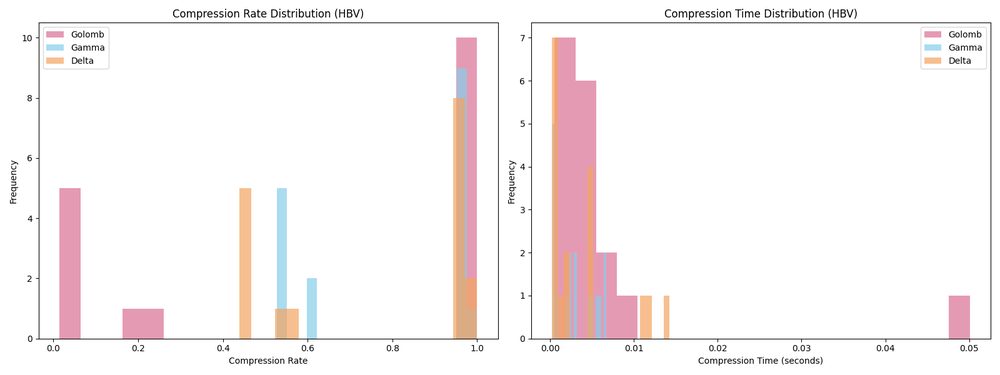
#> input picture HBV_compression_comparison.png, 1000 x 375 px, shrunk from 1600 x 600 before the run
$ python combined_image_with_opacity.py --input_folder . --output_path out.png
#> lines starting #> are read from the running program, lines starting #| are printed output that depends on the picture
#> in generate_combined_image_with_opacity, img is the input picture: PIL image 1000x375 RGBA; mean R, G, B, A 248.8, 243.7, 244, 255
# import numpy as np
# from PIL import Image
# import os
# import argparse

# # def calculate_opacity(images):
# #     """
# #     Calculates per-pixel opacity based on similarity across images.

# #     Args:
# #     - images (list of np.ndarray): List of image arrays.

# #     Returns:
# #     - opacity_map (np.ndarray): An array of opacity values (0-1) for each pixel.
# #     """
# #     num_images = len(images)
# #     stacked_images = np.stack(images, axis=-1)  # Shape: (H, W, C, num_images)

# #     # Calculate mean and variance of RGB values across images
# #     mean_image = np.mean(stacked_images, axis=-1)
# #     variance_image = np.var(stacked_images, axis=-1)

# #     # Normalize variance to 0-1 for opacity
# #     max_variance = np.max(variance_image)
# #     opacity_map = 1 - (variance_image / max_variance)  # Higher similarity = Higher opacity

# #     print("Here 1")

# #     return opacity_map


# # def generate_combined_image_with_opacity(input_folder, output_path):
# #     """
# #     Combines images with opacity determined by similarity.

# #     Args:
# #     - input_folder (str): Path to the folder containing images.
# #     - output_path (str): Path to save the final combined image.
# #     """
# #     # Load images as arrays
# #     image_files = [f for f in os.listdir(input_folder) if f.endswith(".png")]
# #     images = [np.array(Image.open(os.path.join(input_folder, f))) for f in image_files]

# #     # Calculate per-pixel opacity
# #     opacity_map = calculate_opacity(images)
# #     print("Here 2")

# #     # Combine images with opacity
# #     combined_image = np.zeros_like(images[0], dtype=np.float32)
# #     for img in images:
# #         combined_image += img * opacity_map[..., None]  # Apply opacity to each image

# #     # Normalize the combined image to 0-255
# #     combined_image = (combined_image / len(images)).clip(0, 255).astype(np.uint8)
# #     print("Here 3")

# #     # Save the combined image
# #     img = Image.fromarray(combined_image, "RGB")
# #     img.save(output_path)
# #     print(f"Saved combined image with opacity to {output_path}")


# # def main():
# #     # Parse command-line arguments
# #     parser = argparse.ArgumentParser(
# #         description="Combine images with opacity determined by pixel similarity."
# #     )
# #     parser.add_argument(
# #         "--input_folder", required=True, help="Path to the folder containing input images."
# #     )
# #     parser.add_argument(
# #         "--output_path", required=True, help="Path to save the output combined image."
# #     )

# #     args = parser.parse_args()

# #     # Run the main function
# #     generate_combined_image_with_opacity(args.input_folder, args.output_path)


# # if __name__ == "__main__":
# #     main()

# import numpy as np
# from PIL import Image, UnidentifiedImageError
# import os
# import argparse


# def calculate_opacity(images):
#     """
#     Calculates per-pixel opacity based on similarity across images.

#     Args:
#     - images (list of np.ndarray): List of image arrays.

#     Returns:
#     - opacity_map (np.ndarray): An array of opacity values (0-1) for each pixel.
#     """
#     num_images = len(images)
#     stacked_images = np.stack(images, axis=-1)  # Shape: (H, W, C, num_images)

#     # Calculate mean and variance of RGB values across images
#     mean_image = np.mean(stacked_images, axis=-1)
#     variance_image = np.var(stacked_images, axis=-1)

#     # Normalize variance to 0-1 for opacity
#     max_variance = np.max(variance_image)
#     opacity_map = 1 - (variance_image / max_variance)  # Higher similarity = Higher opacity

#     print("Calculated opacity map.")
#     return opacity_map


# def generate_combined_image_with_opacity(input_folder, output_path):
#     """
#     Combines images with opacity determined by similarity.

#     Args:
#     - input_folder (str): Path to the folder containing images.
#     - output_path (str): Path to save the final combined image.
#     """
#     # Load images as arrays with error handling
#     image_files = [f for f in os.listdir(input_folder) if f.endswith(".png")]
#     images = []
#     for f in image_files:
#         image_path = os.path.join(input_folder, f)
#         try:
#             img = Image.open(image_path)
#             images.append(np.array(img))
#         except UnidentifiedImageError:
#             print(f"Error: Cannot identify image file '{image_path}'. Skipping.")
#         except Exception as e:
#             print(f"Error: Failed to process '{image_path}'. Reason: {e}")

#     if not images:
#         print("No valid images found in the input folder.")
#         return

#     # Calculate per-pixel opacity
#     opacity_map = calculate_opacity(images)
#     print("Generated opacity map.")

#     # Combine images with opacity
#     combined_image = np.zeros_like(images[0], dtype=np.float32)
#     for img in images:
#         combined_image += img * opacity_map[..., None]  # Apply opacity to each image

#     # Normalize the combined image to 0-255
#     combined_image = (combined_image / len(images)).clip(0, 255).astype(np.uint8)
#     print("Combined image created.")

#     # Save the combined image
#     img = Image.fromarray(combined_image, "RGB")
#     img.save(output_path)
#     print(f"Saved combined image with opacity to {output_path}")


# def main():
#     # Parse command-line arguments
#     parser = argparse.ArgumentParser(
#         description="Combine images with opacity determined by pixel similarity."
#     )
#     parser.add_argument(
#         "--input_folder", required=True, help="Path to the folder containing input images."
#     )
#     parser.add_argument(
#         "--output_path", required=True, help="Path to save the output combined image."
#     )

#     args = parser.parse_args()

#     # Run the main function
#     generate_combined_image_with_opacity(args.input_folder, args.output_path)


# if __name__ == "__main__":
#     main()

import os
import numpy as np
from PIL import Image, UnidentifiedImageError
import argparse


def calculate_opacity(images):
    """
    Calculates per-pixel opacity based on similarity across images.

    Args:
    - images (list of np.ndarray): List of image arrays (all of the same size).

    Returns:
    - opacity_map (np.ndarray): A 2D array of opacity values (0-1) for each pixel.
    """
    # Stack images along a new dimension (shape: H x W x C x num_images)
    stacked_images = np.stack(images, axis=-1)

    # Calculate variance of RGB values across images for each pixel
    variance_image = np.var(stacked_images, axis=-1)  # Variance along the last dimension

    # Normalize variance to 0-1 (low variance -> high opacity)
    max_variance = np.max(variance_image)
#> max_variance = 16256.2
    if max_variance > 0:
        opacity_map = 1 - (variance_image / max_variance)  # Higher similarity -> Higher opacity
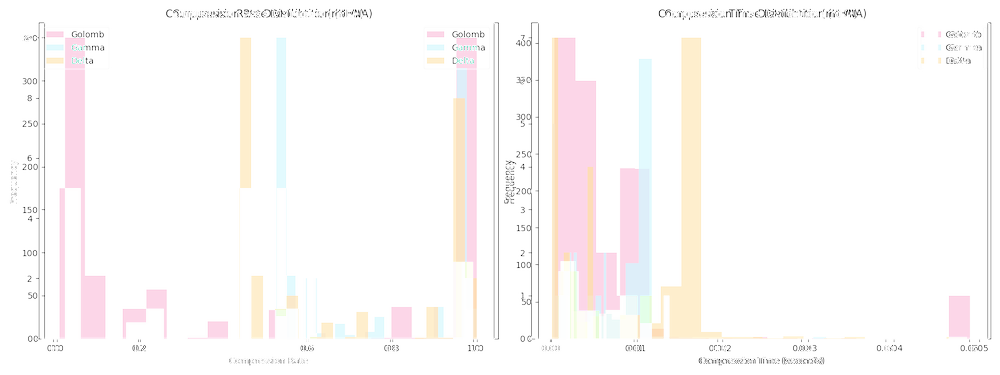
#> opacity_map: shape (375, 1000, 4) float32; mean of channels 0, 1, 2, 3 0.99, 0.98, 0.978, 1; drawn as R, G, B
    else:
        opacity_map = np.ones_like(variance_image)  # All images are identical, full opacity

    return opacity_map


def generate_combined_image_with_opacity(input_folder, output_path):
    """
    Combines images with opacity determined by similarity.

    Args:
    - input_folder (str): Path to the folder containing images.
    - output_path (str): Path to save the final combined image.
    """
    # Load images as arrays with error handling
    image_files = [f for f in os.listdir(input_folder) if f.endswith(".png")]
    images = []
    for f in image_files:
        image_path = os.path.join(input_folder, f)
        try:
            img = Image.open(image_path)
            images.append(np.array(img, dtype=np.float32))  # Convert to float32 for scaling
        except UnidentifiedImageError:
            print(f"Error: Cannot identify image file '{image_path}'. Skipping.")
        except Exception as e:
            print(f"Error: Failed to process '{image_path}'. Reason: {e}")

    if not images:
        print("No valid images found in the input folder.")
        return

    # Calculate per-pixel opacity
    opacity_map = calculate_opacity(images)  # Shape: (H, W)
    print("Generated opacity map.")

    # Add a channel dimension to opacity_map to match the image shape
    opacity_map = opacity_map[..., None]  # Shape: (H, W, 1)

    # Combine images with opacity
    combined_image = np.zeros_like(images[0], dtype=np.float32)
    for img in images:
        # Preserve the color values while scaling by opacity
        combined_image += img * opacity_map  # Each image contributes proportionally to opacity
#> this loop made 1 pass
#> combined_image: shape (375, 1000, 4) float32; every value is 0

    # Normalize the combined image to 0-255
    combined_image = combined_image.clip(0, 255).astype(np.uint8)
    print("Combined image created.")

    # Save the combined image
    img = Image.fromarray(combined_image, "RGB")
    img.save(output_path)
    print(f"Saved combined image with opacity to {output_path}")


if __name__ == "__main__":
    # Command-line argument parsing
    parser = argparse.ArgumentParser(
        description="Combine images into one image with opacity based on similarity."
    )
    parser.add_argument(
        "--input_folder", required=True, help="Folder containing images to combine."
    )
    parser.add_argument(
        "--output_path", required=True, help="Path to save the combined image."
    )

    args = parser.parse_args()

    # Run the combination process
#> (the run stopped early here; a loop or call above may not have finished)
